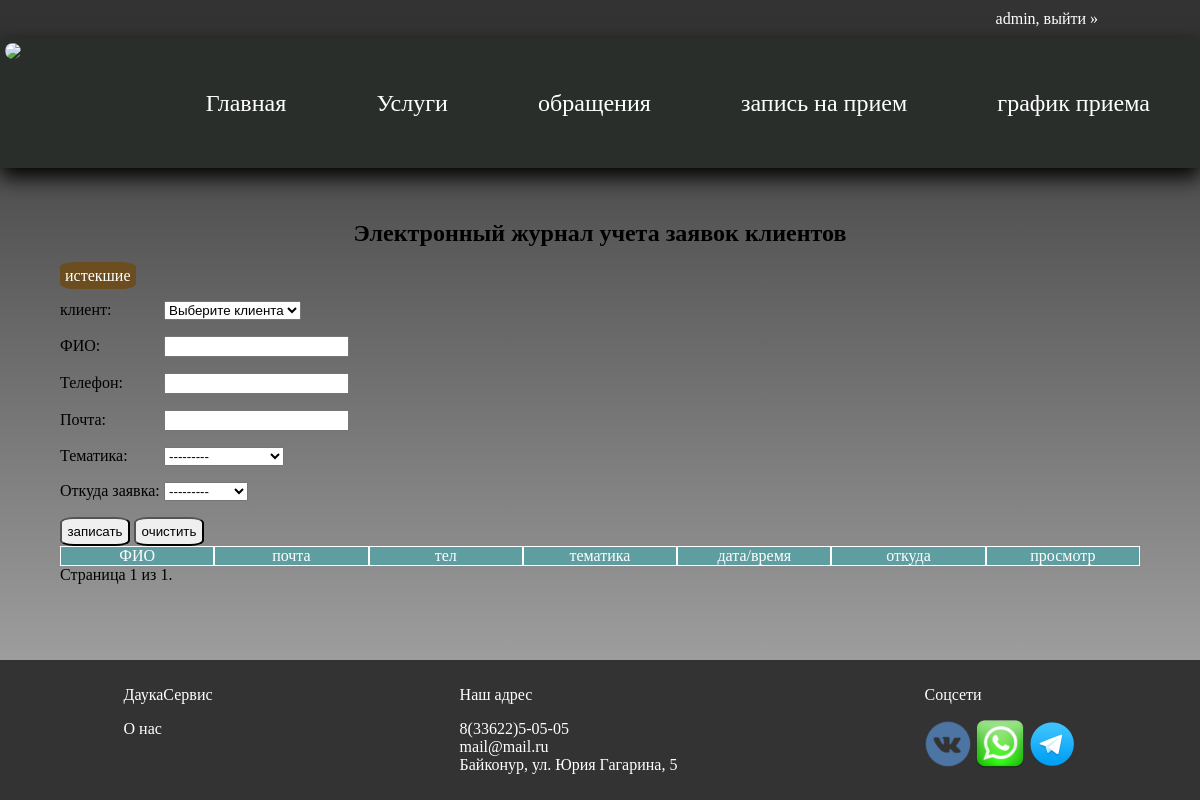
Before: /voice_register (signed in) with the older database file.
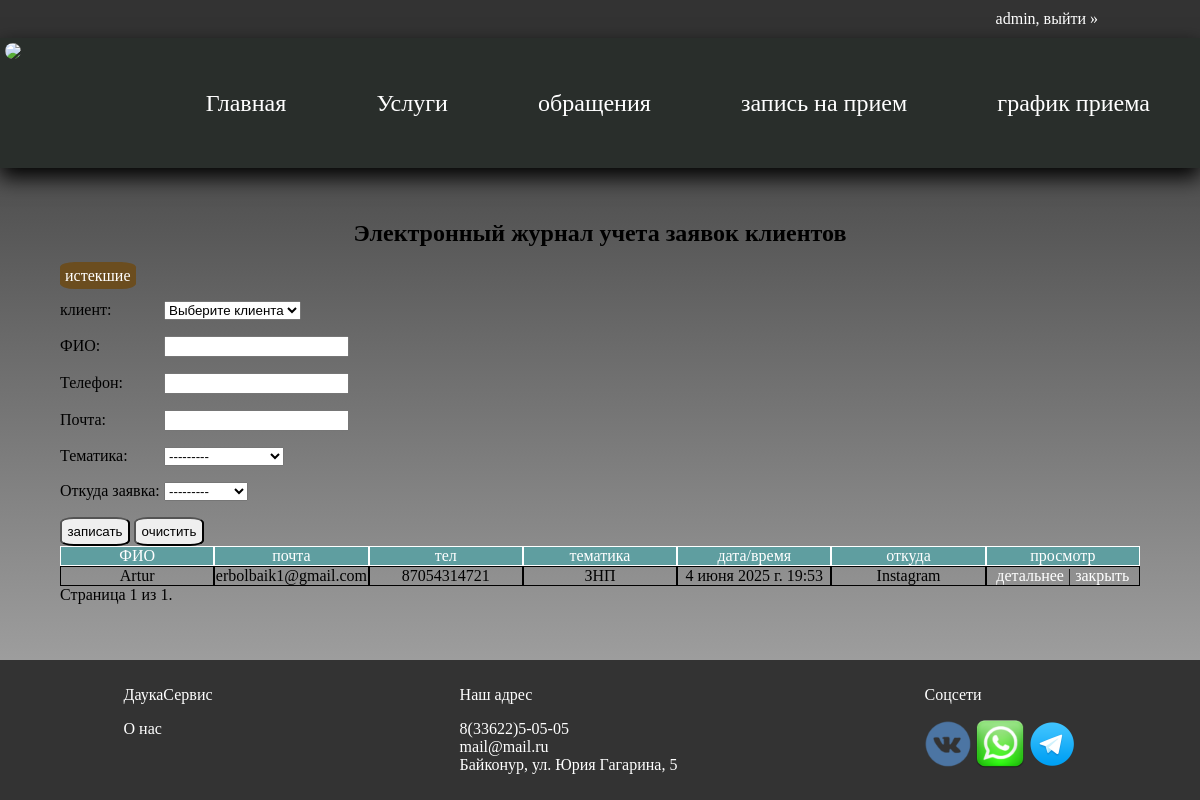
After: the same page with the newer database file.
### voiceService/models.py (models this page shows, shortened)
class Voice(models.Model):
    client = models.ForeignKey(CustomUser, null=True, blank=True, on_delete=models.SET_NULL,
                               verbose_name='зарег. клиент')
    full_name = models.CharField(max_length=255, blank=True, verbose_name='ФИО')
    phone = models.CharField('телефон', max_length=30, blank=True)
    email = models.EmailField('почта', blank=True)
    created_at = models.DateTimeField(auto_now_add=True, verbose_name='время обращения')
    topic = models.ForeignKey(Topic, verbose_name='тематика', on_delete=models.SET_NULL, null=True)
    source = models.CharField(max_length=50, choices=[
        ('instagram', 'Instagram'),
        ('call', 'звонок'),
        ('vk', 'ВК'),
        ('tg', 'телеграм'),
        ('whatsapp', 'WhatsApp'),
    ], verbose_name='откуда заявка')
    status = models.BooleanField('Статус', default=False)
    def get_absolute_url(self):
        return reverse('voice_detail', kwargs={'pk': self.pk})
    class Meta:
        verbose_name = 'заявка'
        verbose_name_plural = 'заявки'

class Topic(models.Model):
    title = models.CharField(max_length=255)
    class Meta:
        verbose_name = 'тема заявки'
        verbose_name_plural = 'темы заявки'
    def __str__(self):
        return f'{self.title}'

### userManager/models.py (models this page shows)
class CustomUser(AbstractUser):
    inn = models.PositiveIntegerField('ИНН', blank=True, null=True, unique=True)
    email = models.EmailField(unique=True)

### voiceService/views.py (the view)
# urls.py: path('voice_register', voice_register, name='voice_register'),
def voice_register(request):
    form = VoicenForm(request.POST or None)
    expired = request.GET.get('expired')
    class_expired=''
    if expired:
        date_threshold = timezone.now() - timedelta(days=1)
        voices = Voice.objects.filter(status=False,created_at__lt=date_threshold).order_by('-created_at')
        class_expired='class_expired'
    else:
        last_assignment_subquery = VoiceAssignment.objects.filter(
            voice=OuterRef('pk')
        ).order_by('-assigned_at')
        voices = Voice.objects.filter(
            status=False,
            assignments__in=Subquery(last_assignment_subquery.values('id')[:1]),
            assignments__employee=request.user
        ).order_by('-created_at').distinct()
    paginator = Paginator(voices, 10)
    page_number = request.GET.get("page")
    page_obj = paginator.get_page(page_number)
    if form.is_valid():
        voice = form.save()
        VoiceAssignment.objects.create(voice=voice,employee=request.user)
        return redirect('voice_register')
    context = {
        'form': form,
        'page_obj': page_obj,
        'class_expired':class_expired,
    }
    return render(request, 'voice_register.html', context)

### userManager/forms.py
class UserForm(UserCreationForm):
    class Meta:
        model = CustomUser
        fields = ['username', 'first_name', 'last_name', 'email', 'password1', 'password2']

class LegalEntity(UserCreationForm):
    inn = forms.IntegerField(label='ИНН', min_value=1000000000, max_value=9999999999)
    class Meta:
        model = CustomUser
        fields = ['username', 'inn', 'email', 'password1', 'password2']

### userManager/views.py (called while the page is built)
def auth_form_processor(request):
    creating_form = UserForm()
    auth_form = AuthenticationForm()
    creating_form_legal = LegalEntity()
    return {
        'creating_form': creating_form,
        'auth_form': auth_form,
        'creating_form_legal': creating_form_legal,
        'roles':list(request.user.groups.all().values_list('name', flat=True)) if request.user.is_authenticated else []
    }

### templates/voice_register.html (shortened to what this page needs)
{% extends 'base.html' %}
{% block content %}
<h2>Электронный журнал учета заявок клиентов</h2>
{% if "Менеджер" in roles or request.user.is_superuser %}
<a href="{% url 'voice_register' %}?expired=True" class="expired button">истекшие</a>
<form action="" method="post">
    {{form.as_p}}
    <button type="submit" class="tile__btn" >записать</button>
    <button type="reset" class="tile__btn" >очистить</button>
</form>
{% endif %}
<div class="row d-flex" style="color:#ffffff;background-color: cadetblue">
    <div class="col">ФИО</div>
    <div class="col">почта</div>
    <div class="col">тел</div>
    <div class="col">тематика</div>
    <div class="col">дата/время</div>
    <div class="col">откуда</div>
    <div class="col">просмотр</div>
</div>
{% for object in page_obj %}
<div class="row d-flex {{class_expired}}">
    <div class="col">{{ object.client|default:object.full_name }}</div>
    <div class="col">{{object.email}}</div>
    <div class="col">{{object.phone}}</div>
    <div class="col">{{object.topic}}</div>
    <div class="col">{{object.created_at}}</div>
    <div class="col">{{object.get_source_display}}</div>
    <div class="col">
        <a href="{{object.get_absolute_url}}"  class="tile__btn">детальнее</a>
        {% if "Менеджер" in roles or request.user.is_superuser %}
        |
        <a href="{% url 'closing_voice' object.id %}"  class="tile__btn" onclick="return confirmClose();">закрыть</a>
        {% endif %}
    </div>
</div>
{% endfor %}
<div class="pagination">
    <span class="step-links">
        <span class="current">
            Страница {{ page_obj.number }} из {{ page_obj.paginator.num_pages }}.
        </span>
    </span>
</div>
{% endblock %}

Changed rows visible on the page:
added Voice: client "Artur", email "erbolbaik1@gmail.com", phone "87054314721", topic "ЗНП", created_at "4 июня 2025 г. 19:53", source "Instagram"
